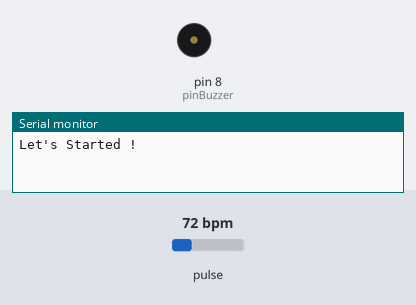
A sketch run on a simulated Arduino Uno, built with avr-gcc and run on an emulated ATmega328P. Parts: buzzer (waves = sounding, pin HIGH), the last lines printed to the serial monitor. The test bench sets the inputs (shaded band); at power-on: pulse 72 bpm.

Above: at 0.1 s.
At 4.2 s:
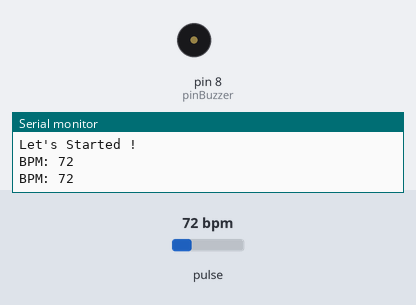
4.3 s: pulse set to 42 bpm
6.7 s: pulse set to 100 bpm
At 7.42 s:
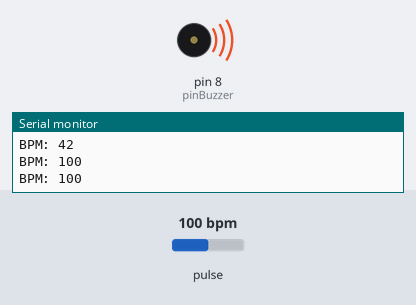
Timing chart, 0 to 15.7 s (numbered marks = the images above; inputs shaded):
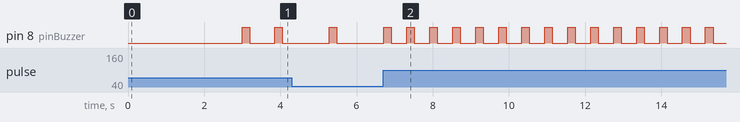

Measured:
- after the input at 6.7 s, pin 8 (pinBuzzer): alternates HIGH for 0.20 s and LOW for 0.40 s, starting after 0.62 s

The sketch:

Project_10_PulseHeart_and_Buzzer.ino
```cpp
#define USE_ARDUINO_INTERRUPTS true
#include <PulseSensorPlayground.h>

int PulseWire = 0;
int pinBuzzer = 8;
int pinLEDred = 4;
int pinLEDgreen = 13;
int Threshold = 550;

PulseSensorPlayground pulseSensor;

void setup() {
  // put your setup code here, to run once:
  Serial.begin(9600);
  pulseSensor.analogInput(PulseWire);
  pulseSensor.setThreshold(Threshold);
  pinMode(pinBuzzer, OUTPUT);

  if(pulseSensor.begin()){
    Serial.println("Let's Started !");
  }
  delay(3000);
}

void loop() {
  // put your main code here, to run repeatedly:
  int myBPM = pulseSensor.getBeatsPerMinute();

  if(pulseSensor.sawStartOfBeat()){
    Serial.print("BPM: ");
    Serial.println(myBPM);
    if(myBPM > 0){
      digitalWrite(pinBuzzer, HIGH);
      digitalWrite(pinLEDgreen, HIGH);
      delay(200);
      digitalWrite(pinBuzzer, LOW);
      digitalWrite(pinLEDgreen, LOW);
      delay(200);
      if(myBPM > 100){
      digitalWrite(pinBuzzer, HIGH);
      digitalWrite(pinLEDred, HIGH);
      delay(500);
      digitalWrite(pinBuzzer, LOW);
      digitalWrite(pinLEDred, LOW);
      delay(500);
      }
    }
  }
  delay(20);


}
```
